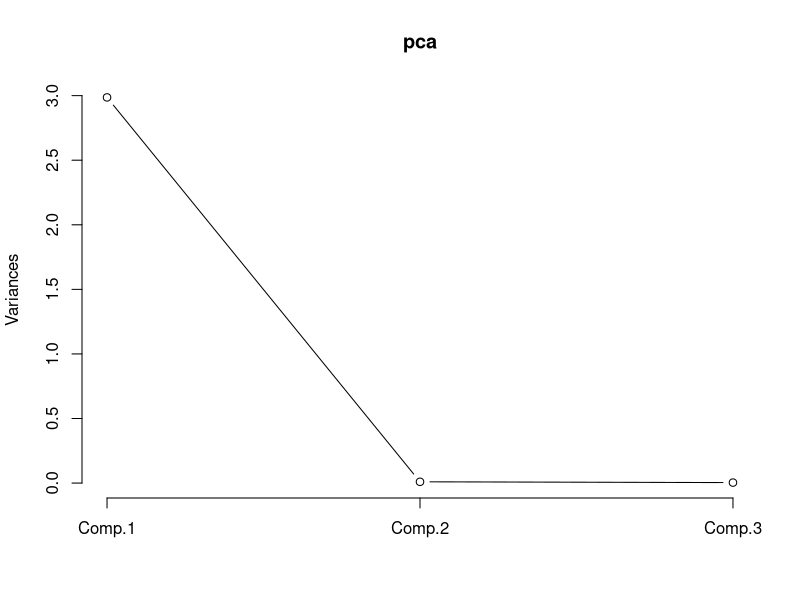
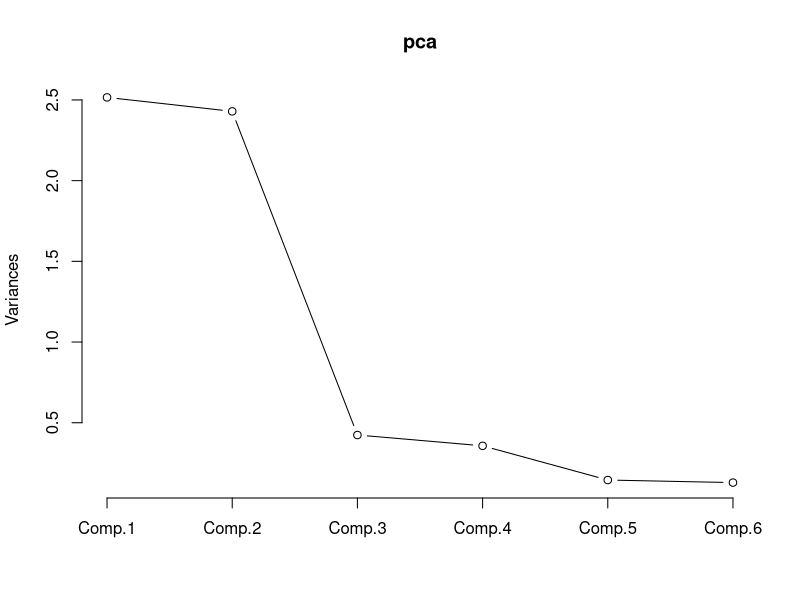
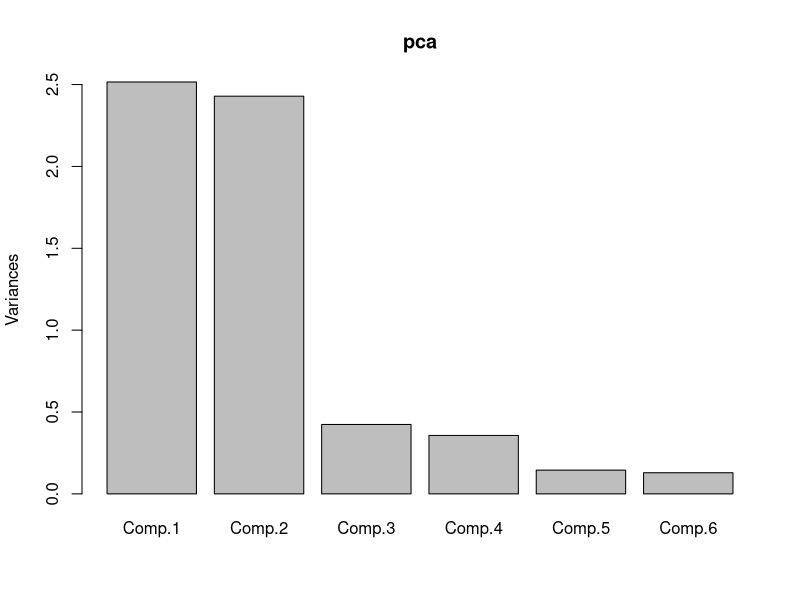

Source code (R) for these figures, in order:
## ---- chunk 1
packages<- c(
"dplyr",
"readr",
"tidyr",
"purrr",
"broom",
"magrittr",
"corrplot",
"caret",
"rpart",
"rpart.plot",
"e1071",
"torch",
"luz",
"ramify",
"keras"
)
sapply(packages, require, character.only=T)
## ---- chunk 2
data<- tibble(
x1 = rnorm( 100 , mean = 0 ,sd = 1 ),
x2 = x1 +rnorm( 100 ,mean = 0 , sd =0.1),
x3 = x1 +rnorm( 100 ,mean = 0 , sd =0.1)
)
head(data) %>% knitr::kable()

## ---- chunk 3
pca <- princomp(data, cor =TRUE)
summary(pca)
screeplot(pca, type="l")
## ---- chunk 4
set.seed( 42 )
n<- 500
science<- rnorm(n, mean = 60 ,sd = 10 )
humanities <- rnorm(n, mean = 80 ,sd= 10 )
df <- tibble(
math = 0.8 * science+ rnorm(n, mean = 0 , sd = 7 ),
physics =1.0 * science +rnorm(n, mean = 0 , sd = 5 ),
chemistry = 1.3 *science +rnorm(n, mean = 0 ,sd = 3 ),
history =0.8 * humanities +rnorm(n, mean = 0 ,sd = 5 ),
geography = 1.0 *humanities + rnorm(n, mean = 0 ,sd = 10 ),
literature = 1.2* humanities +rnorm(n, mean = 0 ,sd = 2 )
)
df$gpa <- (0.9 *science +0.5 * humanities +rnorm(n, mean= 0 ,sd= 10 )) * 4 / 100
df %>%
head() %>%
round(digits= 2 )%>%
knitr::kable()
## ---- chunk 5
pca <- princomp(df%>% select(-gpa), cor=TRUE)

pca$loadings
plot(pca, type="l")
Z<- predict(pca, df)
## ---- chunk 6
pca <- princomp(df %>% select(-gpa), cor=TRUE)
screeplot(pca)
## ---- chunk 7
Z <- predict(pca, df)
df_pca <- Z%>%
as_tibble%>%
select(Comp.1, Comp.2)%>%
mutate(gpa =df$gpa)

head(df_pca) %>% knitr::kable()
